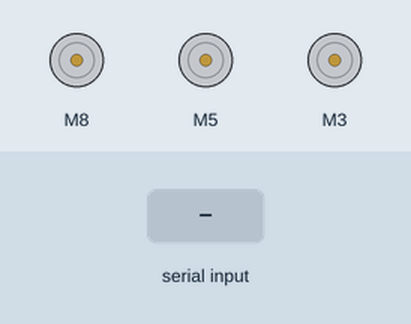
A sketch run on a simulated Arduino Uno, built with avr-gcc and run on an emulated ATmega328P. Shown: 3 × DC motor (green arrow = forward, orange = backward, longer = faster). Inputs (shaded band) come from the test bench. What the sketch prints to the serial monitor is not drawn.

Above: at 1.2 s.
1.3 s: "steer:\n" received over Serial
2.8 s: "stop\n" received over Serial
4.3 s: "steer:90\n" received over Serial
At 5.5 s:
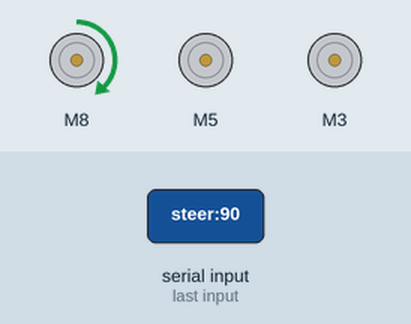
5.8 s: "steer: 45\n" received over Serial
At 6.9 s:
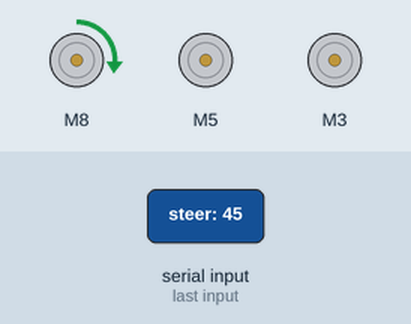
Timing chart, 0 to 8.8 s (numbered marks = the images above; inputs shaded):
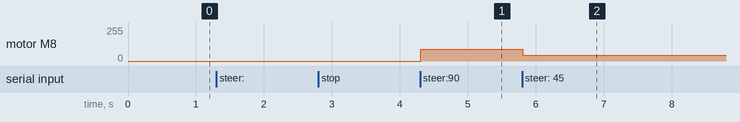

The sketch:

joy_con.ino
```cpp
#include "CytronMotorDriver.h"

const int pwmPin_r = 3;
const int dirPin_r = 4;
const int pwmPin_l = 5;
const int dirPin_l = 6;
const int pwmPin_s = 8;
const int dirPin_s = 9;

// Cytron 모터 드라이버 객체 생성
CytronMD motorLeft(PWM_DIR, pwmPin_l, dirPin_l);   // 왼쪽
CytronMD motorRight(PWM_DIR, pwmPin_r, dirPin_r); // 오른쪽
CytronMD motorSteer(PWM_DIR, pwmPin_s, dirPin_s); // 스티어링

void setup() {
  Serial.begin(9600);
  Serial.println("🔹 Arduino Motor Controller Initialized");
}

void loop() {
  if (Serial.available() > 0) {
    // '\n' 기준으로 문자열 받기
    String command = Serial.readStringUntil('\n');
    command.trim(); // 공백, 개행 문자 제거
    parseCommand(command);
  }
}

void parseCommand(String cmd) {
  // 예) "drive: -100 120" -> 왼쪽 모터 -100, 오른쪽 모터 120
  // 예) "steer: 50"       -> 스티어링 모터 50
  // 예) "stop"            -> 정지
  // 각 문자열 구문을 파싱

  if (cmd.startsWith("drive:")) {
    // "drive:" 뒤에 오는 값 2개 (왼쪽, 오른쪽) 파싱
    // "drive: -100 120" 구조라고 가정
    String valuePart = cmd.substring(6);
    valuePart.trim();
    int spaceIndex = valuePart.indexOf(' ');

    if (spaceIndex == -1) {
      Serial.println("Invalid drive command format!");
      return;
    }

    String leftStr = valuePart.substring(0, spaceIndex);
    String rightStr = valuePart.substring(spaceIndex + 1);

    int leftVal = leftStr.toInt();
    int rightVal = rightStr.toInt();

    motorLeft.setSpeed(leftVal);
    motorRight.setSpeed(rightVal);

    Serial.print("Driving => Left: ");
    Serial.print(leftVal);
    Serial.print(", Right: ");
    Serial.println(rightVal);
  }

  else if (cmd.startsWith("steer:")) {
    // "steer: 50" 구조
    String valuePart = cmd.substring(6);
    valuePart.trim();
    int steerVal = valuePart.toInt();

    motorSteer.setSpeed(steerVal);

    Serial.print("Steering => ");
    Serial.println(steerVal);
  }

  else if (cmd == "stop") {
    // 모든 모터 정지
    motorLeft.setSpeed(0);
    motorRight.setSpeed(0);
    motorSteer.setSpeed(0);
    Serial.println("All motors stopped!");
  }

  else {
    // 정의되지 않은 명령
    Serial.print("Invalid Command: ");
    Serial.println(cmd);
  }
}
```

Measured:
- after the input at 4.3 s, motor M8: stopped → forward 90/255 at once
- after the input at 5.8 s, motor M8: forward 90/255 → forward 45/255 at once
